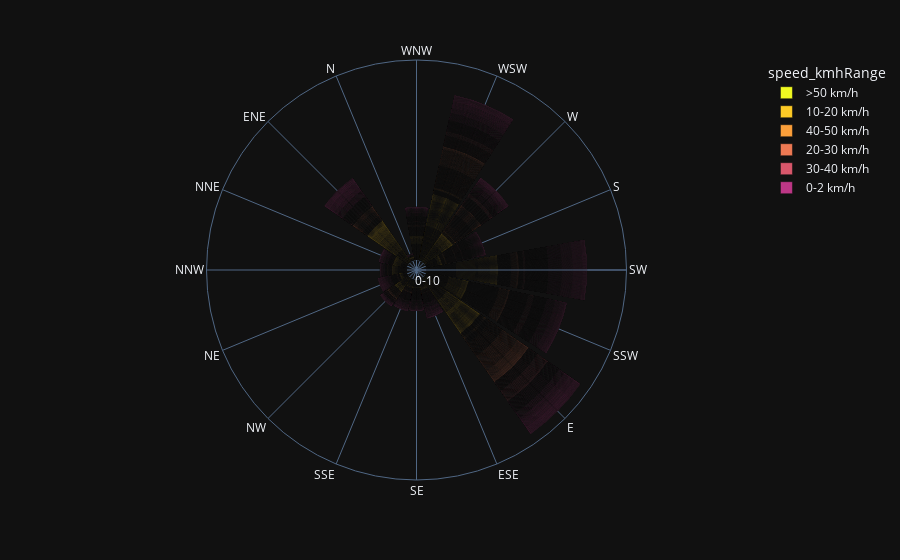

The code cell stored with this chart in its notebook:
### Code cell
fig = px.bar_polar(data_df, r="PM2.5Range", theta="kierunek_range", color='speed_kmhRange', template="plotly_dark",
                   color_discrete_sequence= px.colors.sequential.Plasma_r)
fig.show()

### Figure 1 — Plotly figure (JSON) as saved in the notebook; plotly's stock layout.template omitted (floating-point values rounded to 4 significant figures; data arrays with more than 128 entries replaced by an {"elided": "..."} marker saying what was removed)
{"data": [{"hovertemplate": "speed_kmhRange=>50 km/h<br>PM2.5Range=%{r}<br>kierunek_range=%{theta}<extra></extra>", "legendgroup": ">50 km/h", "marker": {"color": "#f0f921", "pattern": {"shape": ""}}, "name": ">50 km/h", "r": {"elided": "285 str values"}, "showlegend": true, "subplot": "polar", "theta": {"elided": "285 str values"}, "type": "barpolar"}, {"hovertemplate": "speed_kmhRange=10-20 km/h<br>PM2.5Range=%{r}<br>kierunek_range=%{theta}<extra></extra>", "legendgroup": "10-20 km/h", "marker": {"color": "#fdca26", "pattern": {"shape": ""}}, "name": "10-20 km/h", "r": {"elided": "8366 str values"}, "showlegend": true, "subplot": "polar", "theta": {"elided": "8366 str values"}, "type": "barpolar"}, {"hovertemplate": "speed_kmhRange=40-50 km/h<br>PM2.5Range=%{r}<br>kierunek_range=%{theta}<extra></extra>", "legendgroup": "40-50 km/h", "marker": {"color": "#fb9f3a", "pattern": {"shape": ""}}, "name": "40-50 km/h", "r": {"elided": "771 str values"}, "showlegend": true, "subplot": "polar", "theta": {"elided": "771 str values"}, "type": "barpolar"}, {"hovertemplate": "speed_kmhRange=20-30 km/h<br>PM2.5Range=%{r}<br>kierunek_range=%{theta}<extra></extra>", "legendgroup": "20-30 km/h", "marker": {"color": "#ed7953", "pattern": {"shape": ""}}, "name": "20-30 km/h", "r": {"elided": "5401 str values"}, "showlegend": true, "subplot": "polar", "theta": {"elided": "5401 str values"}, "type": "barpolar"}, {"hovertemplate": "speed_kmhRange=30-40 km/h<br>PM2.5Range=%{r}<br>kierunek_range=%{theta}<extra></extra>", "legendgroup": "30-40 km/h", "marker": {"color": "#d8576b", "pattern": {"shape": ""}}, "name": "30-40 km/h", "r": {"elided": "2453 str values"}, "showlegend": true, "subplot": "polar", "theta": {"elided": "2453 str values"}, "type": "barpolar"}, {"hovertemplate": "speed_kmhRange=0-2 km/h<br>PM2.5Range=%{r}<br>kierunek_range=%{theta}<extra></extra>", "legendgroup": "0-2 km/h", "marker": {"color": "#bd3786", "pattern": {"shape": ""}}, "name": "0-2 km/h", "r": {"elided": "4998 str values"}, "showlegend": true, "subplot": "polar", "theta": {"elided": "4998 str values"}, "type": "barpolar"}], "layout": {"barmode": "relative", "legend": {"title": {"text": "speed_kmhRange"}, "tracegroupgap": 0}, "margin": {"t": 60}, "polar": {"angularaxis": {"direction": "clockwise", "rotation": 90}, "domain": {"x": [0, 1], "y": [0, 1]}}}}
